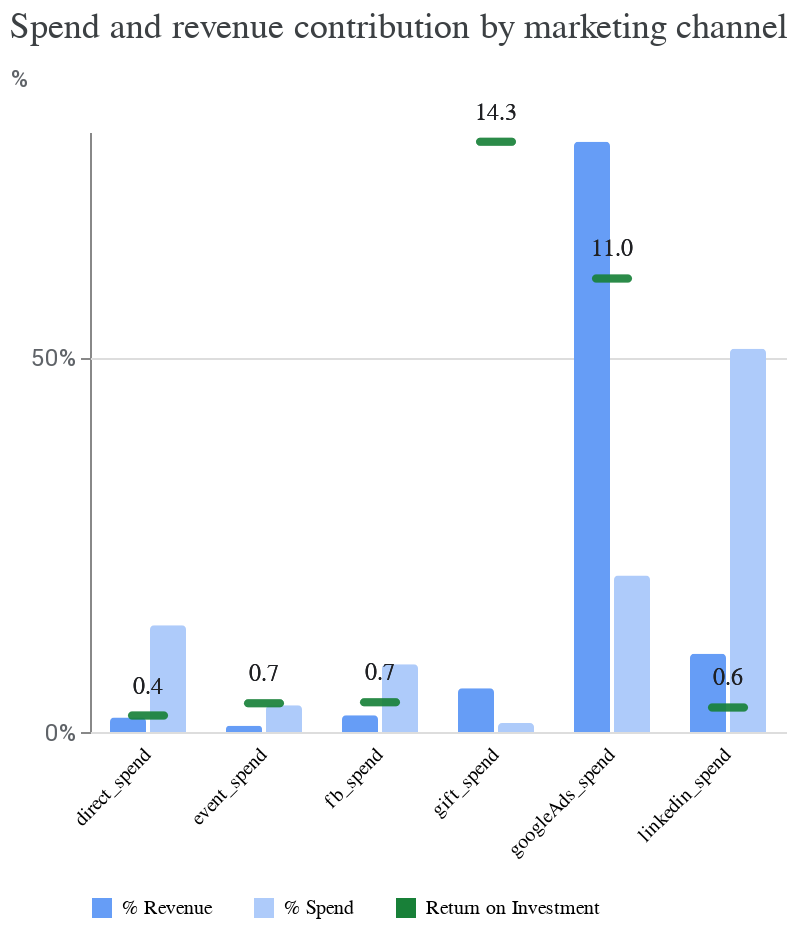

The notebook cell saved with this chart:
### Code cell
media_summary.plot_spend_vs_contribution()

### Figure 1 — Vega-Lite specification as saved in the notebook (floating-point values rounded to 4 significant figures)
{"config": {"view": {"continuousWidth": 300, "continuousHeight": 300, "strokeOpacity": 0}, "axis": {"labelColor": "#5F6368", "labelFont": "Roboto", "labelFontSize": 12, "titleColor": "#5F6368", "titleFont": "Roboto", "titleFontSize": 12, "titleFontWeight": "normal", "titlePadding": 10}, "header": {"labelAlign": "right", "labelAngle": -45, "labelBaseline": "middle", "labelOrient": "bottom", "title": null}}, "data": {"name": "data-fcd68c189e56314d307379a6d374d1c7"}, "facet": {"column": {"field": "channel", "type": "nominal"}}, "spec": {"layer": [{"mark": {"type": "bar", "cornerRadiusEnd": 2, "tooltip": true}, "encoding": {"color": {"field": "label", "legend": {"columnPadding": 20, "orient": "bottom", "rowPadding": 10, "title": null}, "scale": {"domain": ["% Revenue", "% Spend", "Return on Investment"], "range": ["#669DF6", "#AECBFA", "#188038"]}, "type": "nominal"}, "tooltip": [{"field": "pct", "format": ".1%", "type": "quantitative"}], "x": {"axis": {"labels": false, "ticks": false, "title": null}, "field": "label", "scale": {"paddingOuter": 0.5}, "type": "nominal"}, "y": {"axis": {"format": "%", "tickCount": 2, "titleAlign": "left", "titleAngle": 0, "titleY": -20}, "field": "pct", "type": "quantitative"}}}, {"mark": {"type": "tick", "color": "#188038", "cornerRadius": 2, "size": 20, "thickness": 4, "tooltip": true}, "encoding": {"tooltip": [{"field": "roi", "format": ".2f", "type": "quantitative"}], "y": {"field": "roi_scaled", "title": "%", "type": "quantitative"}}}, {"mark": {"type": "text", "color": "#202124", "dy": -15, "fontSize": 12}, "encoding": {"text": {"field": "roi", "format": ".1f", "type": "quantitative"}, "y": {"field": "roi_scaled", "type": "quantitative"}}}]}, "spacing": -1, "title": {"text": "Spend and revenue contribution by marketing channel", "anchor": "start", "color": "#3C4043", "font": "Google Sans Display", "fontSize": 18, "fontWeight": "normal", "offset": 10}, "$schema": "https://vega.github.io/schema/vega-lite/v5.20.1.json", "datasets": {"data-fcd68c189e56314d307379a6d374d1c7": [{"channel": "linkedin_spend", "pct": 0.1045, "label": "% Revenue", "roi": 0.5969, "roi_scaled": 0.03278}, {"channel": "gift_spend", "pct": 0.05835, "label": "% Revenue", "roi": 14.33, "roi_scaled": 0.7869}, {"channel": "direct_spend", "pct": 0.01949, "label": "% Revenue", "roi": 0.3998, "roi_scaled": 0.02195}, {"channel": "fb_spend", "pct": 0.02236, "label": "% Revenue", "roi": 0.7223, "roi_scaled": 0.03967}, {"channel": "googleAds_spend", "pct": 0.7869, "label": "% Revenue", "roi": 11.01, "roi_scaled": 0.6047}, {"channel": "event_spend", "pct": 0.008497, "label": "% Revenue", "roi": 0.6951, "roi_scaled": 0.03817}, {"channel": "linkedin_spend", "pct": 0.511, "label": "% Spend", "roi": 0.5969, "roi_scaled": 0.03278}, {"channel": "gift_spend", "pct": 0.01189, "label": "% Spend", "roi": 14.33, "roi_scaled": 0.7869}, {"channel": "direct_spend", "pct": 0.1424, "label": "% Spend", "roi": 0.3998, "roi_scaled": 0.02195}, {"channel": "fb_spend", "pct": 0.09038, "label": "% Spend", "roi": 0.7223, "roi_scaled": 0.03967}, {"channel": "googleAds_spend", "pct": 0.2087, "label": "% Spend", "roi": 11.01, "roi_scaled": 0.6047}, {"channel": "event_spend", "pct": 0.0357, "label": "% Spend", "roi": 0.6951, "roi_scaled": 0.03817}]}}
